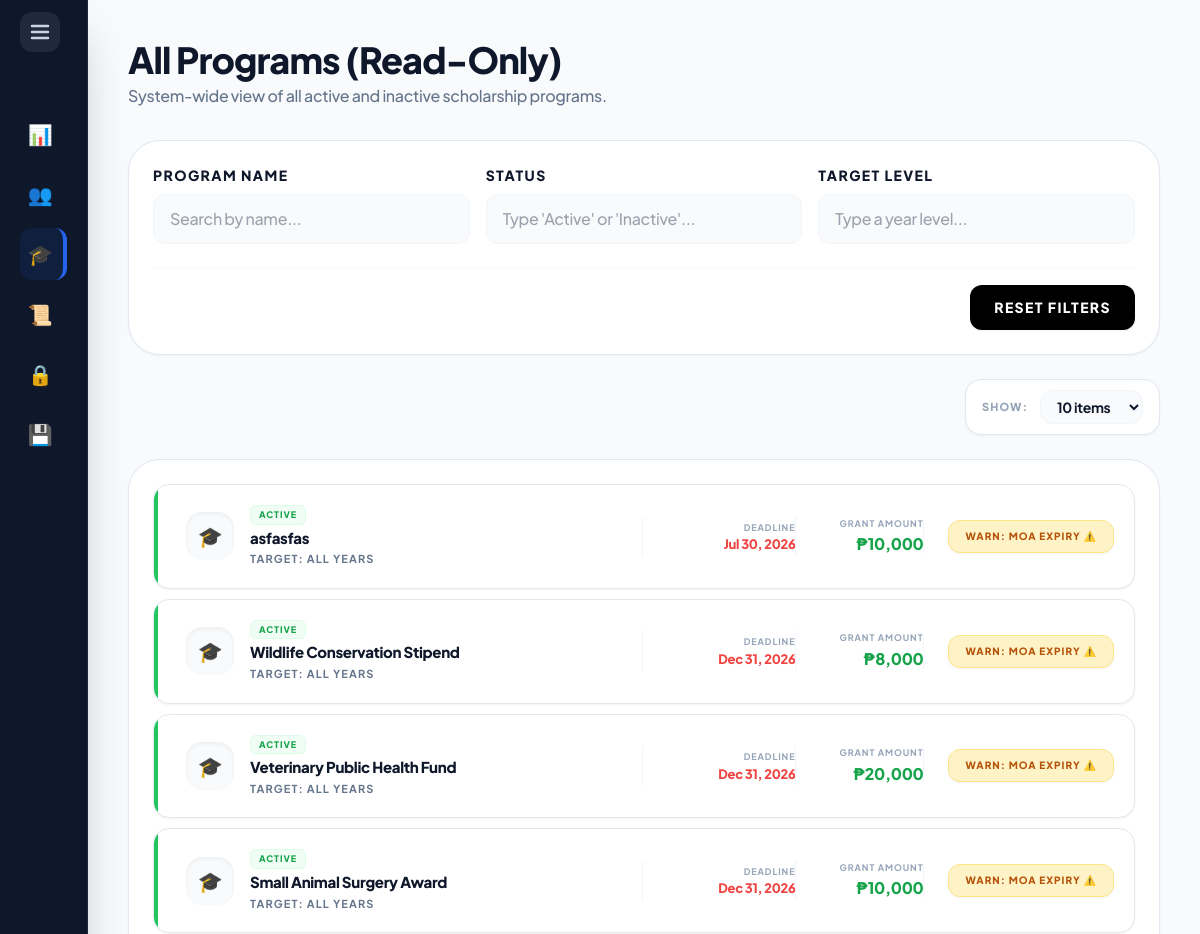
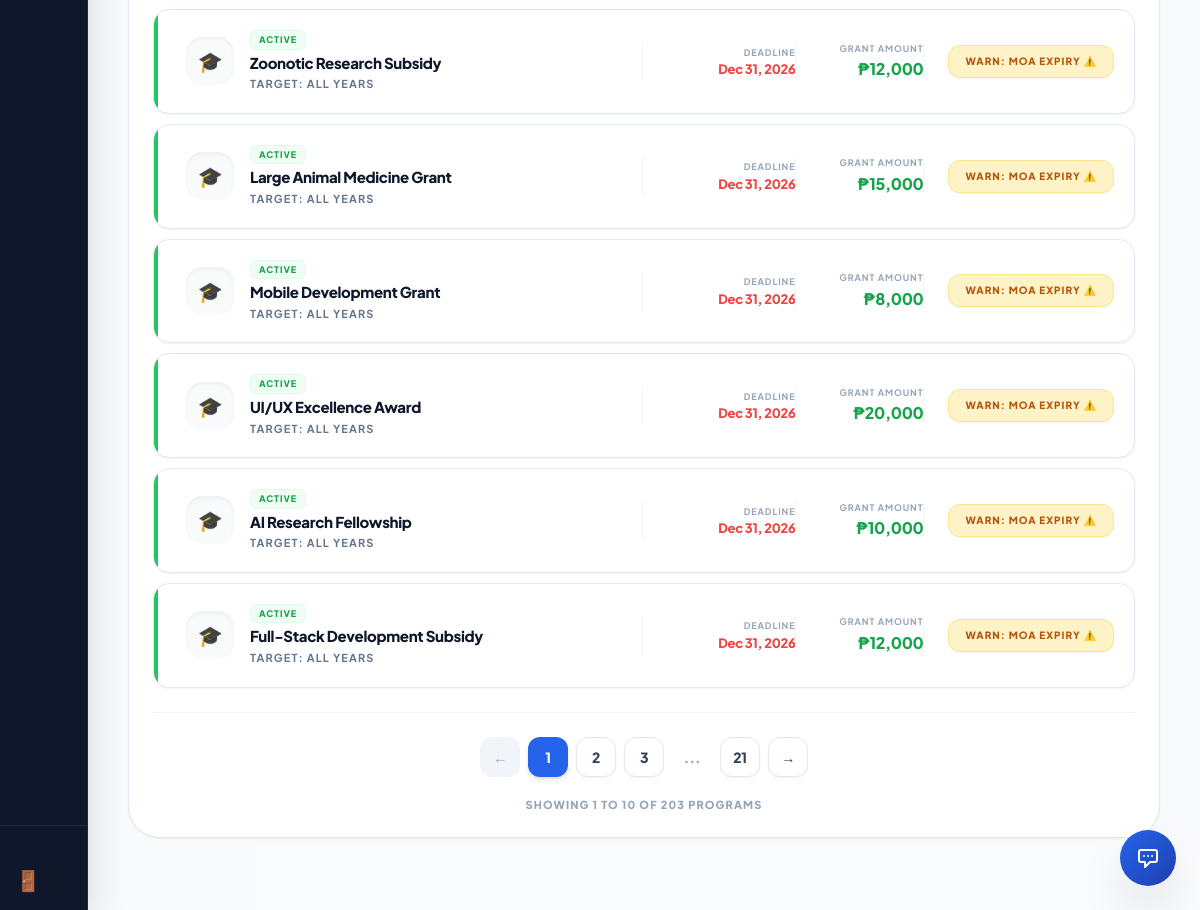
Screenshot of /super_admin/programs.php (signed in) with the database file from the repository (2 pictures, top to bottom).
### tables this page shows
CREATE TABLE `scholarship` (
  `ScholarshipID` int(11) NOT NULL AUTO_INCREMENT,
  `ProgramID` int(11) NOT NULL,
  `YearLevel` varchar(50) DEFAULT NULL,
  `Name` varchar(150) NOT NULL,
  `Description` text DEFAULT NULL,
  `Deadline` date NOT NULL,
  `AwardAmount` decimal(10,2) DEFAULT NULL,
  `NumberOfSlots` int(11) DEFAULT NULL,
  `Status` varchar(20) DEFAULT 'Active',
  `MinimumGWA` decimal(4,2) DEFAULT 2.00,
  `CreatedBy` int(11) DEFAULT NULL,
  `GenderRequirement` varchar(20) NOT NULL DEFAULT 'Any',
  `ScholarshipType` enum('Private','Government') DEFAULT 'Private',
  `FormConfig` varchar(255) DEFAULT 'Academic,Family,Financial,Essay',
  `ReleaseFrequency` varchar(50) DEFAULT 'Per Semester',
  `AllowsDual` enum('Yes','No') NOT NULL DEFAULT 'No',
  PRIMARY KEY (`ScholarshipID`),
  KEY `ProgramID` (`ProgramID`),
  KEY `fk_scholarship_creator` (`CreatedBy`),
  CONSTRAINT `fk_scholarship_creator` FOREIGN KEY (`CreatedBy`) REFERENCES `users` (`UserID`) ON DELETE SET NULL,
  CONSTRAINT `scholarship_ibfk_1` FOREIGN KEY (`ProgramID`) REFERENCES `program` (`ProgramID`) ON DELETE CASCADE
);

### super_admin/programs.php (the view, shortened to what this page needs)
<?php
include '../includes/db_connect.php';
include '../includes/header.php';
include '../includes/super_sidebar.php';
try {
    $programs = $pdo->query("SELECT * FROM scholarship ORDER BY ScholarshipID DESC")->fetchAll();
} catch (PDOException $e) {
    $programs = [];
}
?>
<main class="flex-1 p-5 lg:p-10 lg:ml-72 bg-slate-50/50 min-h-screen transition-all duration-300">
    <header class="mb-8">
        <h2 class="text-3xl lg:text-4xl font-black text-slate-900 tracking-tight">All Programs (Read-Only)</h2>
        <p class="text-slate-500 font-medium mt-1">System-wide view of all active and inactive scholarship programs.</p>
    </header>
    <div class="bg-white p-6 rounded-[2rem] border border-slate-200 shadow-sm mb-6">
        <div class="flex flex-col gap-4">
            <div class="grid grid-cols-1 md:grid-cols-3 gap-4">
                <div>
                    <label class="block text-[14px] font-black text-slate-900 uppercase tracking-widest mb-2">Program Name</label>
                    <input type="text" id="filterName" oninput="filterPrograms()" placeholder="Search by name..." autocomplete="off" class="w-full bg-slate-50 border border-slate-100 px-4 py-3 rounded-xl font-bold text-md text-slate-700 outline-none focus:ring-2 focus:ring-blue-500/20 transition-all cursor-text placeholder:font-medium">
                </div>
                <div>
                    <label class="block text-[14px] font-black text-slate-900 uppercase tracking-widest mb-2">Status</label>
                    <input type="text" id="filterStatus" list="statusList" oninput="filterPrograms()" placeholder="Type 'Active' or 'Inactive'..." autocomplete="off" class="w-full bg-slate-50 border border-slate-100 px-4 py-3 rounded-xl font-bold text-md text-slate-700 outline-none focus:ring-2 focus:ring-blue-500/20 transition-all cursor-text placeholder:font-medium">
                </div>
                <div>
                    <label class="block text-[14px] font-black text-slate-900 uppercase tracking-widest mb-2">Target Level</label>
                    <input type="text" id="filterLevel" list="levelList" oninput="filterPrograms()" placeholder="Type a year level..." autocomplete="off" class="w-full bg-slate-50 border border-slate-100 px-4 py-3 rounded-xl font-bold text-md text-slate-700 outline-none focus:ring-2 focus:ring-blue-500/20 transition-all cursor-text placeholder:font-medium">
                </div>
            </div>
            <div class="flex justify-end mt-2 pt-4 border-t border-slate-50">
                <button type="button" onclick="clearFilters()" class="bg-black text-white px-6 py-3 rounded-xl font-black text-[14px] uppercase tracking-widest hover:bg-slate-800 transition-all shadow-sm active:scale-95 flex items-center justify-center">Reset Filters</button>
            </div>
        </div>
    </div>
    <div class="flex justify-end mb-6" id="programContainer">
        <div class="flex items-center gap-3 bg-white px-4 py-2.5 rounded-2xl border border-slate-200 shadow-sm shrink-0">
            <span class="text-[11px] font-black text-slate-400 uppercase tracking-widest hidden sm:inline">Show:</span>
            <select id="itemsPerPage" onchange="changeItemsPerPage()" class="bg-slate-50 border border-slate-100 text-slate-900 text-sm font-bold rounded-xl focus:ring-2 focus:ring-blue-500 focus:border-blue-500 block px-3 py-1.5 outline-none cursor-pointer">
                <option value="10" selected>10 items</option>
            </select>
        </div>
    </div>
    <div class="bg-white rounded-[1.5rem] lg:rounded-[2rem] border border-slate-200 shadow-sm overflow-hidden p-4 lg:p-6 mb-8">
        <div id="programsGrid" class="flex flex-col gap-2.5">
            <?php foreach($programs as $p):
                $status = htmlspecialchars($p['Status']);
                $level = htmlspecialchars($p['YearLevel'] ?? 'All Years');
            ?>
            <div class="program-card bg-white rounded-2xl border border-slate-200 shadow-sm hover:shadow-md hover:border-blue-300 transition-all flex flex-col lg:flex-row items-start lg:items-center justify-between p-4 sm:p-5 relative overflow-hidden group"
                 data-name="<?= strtolower(htmlspecialchars($p['Name'])) ?>"
                 data-status="<?= strtolower($status) ?>"
                 data-level="<?= strtolower($level) ?>">
                <div class="absolute top-0 left-0 w-1 h-full <?= $status === 'Active' ? 'bg-green-500' : 'bg-red-500' ?>"></div>
                <div class="flex gap-4 items-center flex-1 min-w-0 pl-3 w-full lg:w-auto">
                    <div class="shrink-0 w-10 h-10 lg:w-12 lg:h-12 bg-slate-50 text-slate-900 rounded-xl lg:rounded-2xl flex items-center justify-center text-lg lg:text-xl font-bold shadow-inner group-hover:bg-blue-600 group-hover:text-white transition-colors">🎓</div>
                    <div class="flex-1 min-w-0 pr-2">
                        <div class="flex items-center gap-2 mb-1 flex-wrap">
                            <span class="<?= $status === 'Active' ? 'bg-green-50 text-green-600 border-green-100' : 'bg-red-50 text-red-600 border-red-100' ?> px-2 py-0.5 rounded-md font-black text-[9px] uppercase tracking-widest border shrink-0">
                                <?= $status ?>
                            </span>
                        </div>
                        <h3 class="text-sm lg:text-[15px] font-black text-slate-900 leading-tight truncate" title="<?= htmlspecialchars($p['Name']) ?>">
                            <?= htmlspecialchars($p['Name']) ?>
                        </h3>
                        <p class="text-[10px] lg:text-[11px] font-bold text-slate-500 uppercase tracking-widest mt-1 truncate">
                            Target: <?= $level ?>
                        </p>
                    </div>
                </div>
                <div class="flex items-center justify-between w-full lg:w-auto shrink-0 mt-4 lg:mt-0 border-t lg:border-t-0 lg:border-l border-slate-100 pt-3 lg:pt-0 lg:pl-6 pl-14">
                    <div class="text-left lg:text-right w-32 flex-1 lg:flex-none">
                        <p class="text-[9px] font-bold text-slate-400 uppercase tracking-widest mb-0.5">Deadline</p>
                        <p class="text-xs lg:text-[13px] font-black text-red-500">
                            <?= date('M d, Y', strtotime($p['Deadline'])) ?>
                        </p>
                    </div>
                    <div class="text-right w-32 shrink-0 border-l border-slate-100 pl-4 lg:pl-6 ml-2 lg:ml-0">
                        <p class="text-[9px] font-bold text-slate-400 uppercase tracking-widest mb-0.5">Grant Amount</p>
                        <p class="text-sm lg:text-base font-black text-green-600">
                            ₱<?= number_format($p['AwardAmount']) ?>
                        </p>
                    </div>
                    <div class="text-right shrink-0 border-l border-slate-100 pl-4 lg:pl-6 ml-2 lg:ml-0 flex items-center">
                        <form action="../actions/process_crud.php" method="POST" class="m-0" onsubmit="return confirm('Send an official MOA Deactivation warning to the External Admin?');">
                            <button type="submit" class="bg-amber-100 text-amber-700 border border-amber-200 px-4 py-2 rounded-xl text-[10px] font-black uppercase tracking-widest hover:bg-amber-500 hover:text-white transition-all shadow-sm active:scale-95 whitespace-nowrap">
                                Warn: MOA Expiry ⚠️
                            </button>
                        </form>
                    </div>
                </div>
            </div>
            <?php endforeach; ?>
        </div>
        <div class="flex flex-col items-center justify-center mt-6 gap-4 border-t border-slate-100 pt-6">
            <div id="paginationControls" class="flex flex-wrap justify-center gap-2"></div>
            <div id="pageInfo" class="text-[11px] font-black text-slate-400 uppercase tracking-widest text-center mt-1">
            </div>
        </div>
    </div>
</main>
<?php include '../includes/footer.php'; ?>

### includes/header.php (style rules this page uses)
:root { --sidebar-width: 5.5rem; --transition-speed: 0.4s; --transition-curve: cubic-bezier(0.4, 0, 0.2, 1); }
body { font-family: 'Plus Jakarta Sans', sans-serif; letter-spacing: -0.02em; overflow-x: hidden; }
main { margin-left: var(--sidebar-width) !important; transition: margin-left var(--transition-speed) var(--transition-curve); width: calc(100vw - var(--sidebar-width)); }

### rows the page displays
scholarship: Status "ACTIVE", Name "asfasfas", YearLevel "ALL YEARS", Deadline "Jul 30, 2026", AwardAmount "10,000"
scholarship: Status "ACTIVE", Name "Wildlife Conservation Stipend", YearLevel "ALL YEARS", Deadline "Dec 31, 2026", AwardAmount "8,000"
scholarship: Status "ACTIVE", Name "Veterinary Public Health Fund", YearLevel "ALL YEARS", Deadline "Dec 31, 2026", AwardAmount "20,000"
scholarship: Status "ACTIVE", Name "Small Animal Surgery Award", YearLevel "ALL YEARS", Deadline "Dec 31, 2026", AwardAmount "10,000"
scholarship: Status "ACTIVE", Name "Zoonotic Research Subsidy", YearLevel "ALL YEARS", Deadline "Dec 31, 2026", AwardAmount "12,000"
scholarship: Status "ACTIVE", Name "Large Animal Medicine Grant", YearLevel "ALL YEARS", Deadline "Dec 31, 2026", AwardAmount "15,000"
scholarship: Status "ACTIVE", Name "Mobile Development Grant", YearLevel "ALL YEARS", Deadline "Dec 31, 2026", AwardAmount "8,000"
scholarship: Status "ACTIVE", Name "UI/UX Excellence Award", YearLevel "ALL YEARS", Deadline "Dec 31, 2026", AwardAmount "20,000"
scholarship: Status "ACTIVE", Name "AI Research Fellowship", YearLevel "ALL YEARS", Deadline "Dec 31, 2026", AwardAmount "10,000"
scholarship: Status "ACTIVE", Name "Full-Stack Development Subsidy", YearLevel "ALL YEARS", Deadline "Dec 31, 2026", AwardAmount "12,000"

### other values shown
$item[1] "📊"
$item[1] "👥"
$item[1] "🎓"
$item[1] "📜"
$item[1] "🔒"
$item[1] "💾"
